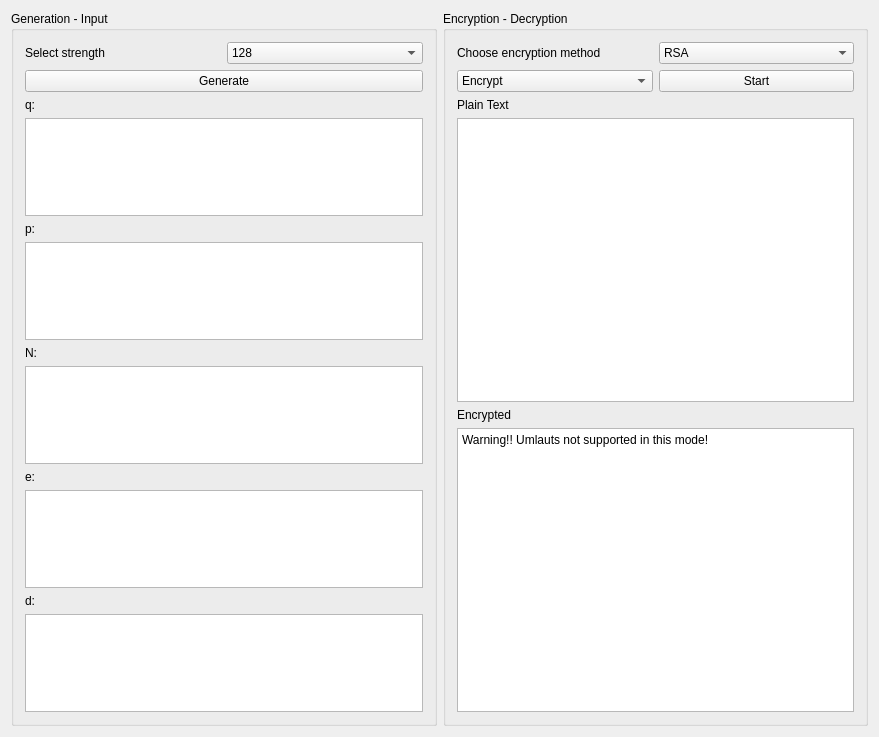
<?xml version="1.0" encoding="UTF-8"?>
<ui version="4.0">
 <class>MainWindow</class>
 <widget class="QMainWindow" name="MainWindow">
  <property name="geometry">
   <rect>
    <x>0</x>
    <y>0</y>
    <width>879</width>
    <height>737</height>
   </rect>
  </property>
  <property name="windowTitle">
   <string>MainWindow</string>
  </property>
  <widget class="QWidget" name="centralWidget">
   <layout class="QGridLayout" name="gridLayout_2">
    <item row="0" column="0">
     <widget class="QGroupBox" name="generation_groupBox">
      <property name="title">
       <string>Generation - Input</string>
      </property>
      <layout class="QGridLayout" name="gridLayout">
       <item row="0" column="0">
        <layout class="QVBoxLayout" name="verticalLayout_3">
         <item>
          <layout class="QHBoxLayout" name="selection_horizontalLayout">
           <item>
            <widget class="QLabel" name="selection_label">
             <property name="text">
              <string>Select strength</string>
             </property>
            </widget>
           </item>
           <item>
            <widget class="QComboBox" name="selection_comboBox">
             <item>
              <property name="text">
               <string>128</string>
              </property>
             </item>
             <item>
              <property name="text">
               <string>256</string>
              </property>
             </item>
             <item>
              <property name="text">
               <string>512</string>
              </property>
             </item>
             <item>
              <property name="text">
               <string>1024</string>
              </property>
             </item>
             <item>
              <property name="text">
               <string>2048</string>
              </property>
             </item>
             <item>
              <property name="text">
               <string>4096</string>
              </property>
             </item>
            </widget>
           </item>
          </layout>
         </item>
         <item>
          <widget class="QPushButton" name="generate_button">
           <property name="text">
            <string>Generate</string>
           </property>
          </widget>
         </item>
         <item>
          <layout class="QVBoxLayout" name="q_verticalLayout">
           <item>
            <widget class="QLabel" name="q_label">
             <property name="text">
              <string>q:</string>
             </property>
            </widget>
           </item>
           <item>
            <widget class="QPlainTextEdit" name="q_textedit"/>
           </item>
          </layout>
         </item>
         <item>
          <layout class="QVBoxLayout" name="p_verticalLayout">
           <item>
            <widget class="QLabel" name="p_label">
             <property name="text">
              <string>p:</string>
             </property>
            </widget>
           </item>
           <item>
            <widget class="QPlainTextEdit" name="p_textedit"/>
           </item>
          </layout>
         </item>
         <item>
          <layout class="QVBoxLayout" name="n_verticalLayout">
           <item>
            <widget class="QLabel" name="n_label">
             <property name="text">
              <string>N:</string>
             </property>
            </widget>
           </item>
           <item>
            <widget class="QPlainTextEdit" name="n_textedit"/>
           </item>
          </layout>
         </item>
         <item>
          <layout class="QVBoxLayout" name="e_verticalLayout">
           <item>
            <widget class="QLabel" name="e_label">
             <property name="text">
              <string>e:</string>
             </property>
            </widget>
           </item>
           <item>
            <widget class="QPlainTextEdit" name="e_textedit"/>
           </item>
          </layout>
         </item>
         <item>
          <layout class="QVBoxLayout" name="d_verticalLayout">
           <item>
            <widget class="QLabel" name="d_label">
             <property name="text">
              <string>d:</string>
             </property>
            </widget>
           </item>
           <item>
            <widget class="QPlainTextEdit" name="d_textedit"/>
           </item>
          </layout>
         </item>
        </layout>
       </item>
      </layout>
     </widget>
    </item>
    <item row="0" column="1">
     <widget class="QGroupBox" name="encDec_groupBox">
      <property name="title">
       <string>Encryption - Decryption</string>
      </property>
      <layout class="QGridLayout" name="gridLayout_3">
       <item row="0" column="0">
        <layout class="QVBoxLayout" name="encDecBox_verticalLayout">
         <item>
          <layout class="QHBoxLayout" name="method_horizontalLayout">
           <item>
            <widget class="QLabel" name="method_label">
             <property name="text">
              <string>Choose encryption method</string>
             </property>
            </widget>
           </item>
           <item>
            <widget class="QComboBox" name="method_comboBox">
             <item>
              <property name="text">
               <string>RSA</string>
              </property>
             </item>
             <item>
              <property name="text">
               <string>RSA (completely)</string>
              </property>
             </item>
             <item>
              <property name="text">
               <string>RSAES-OAEP</string>
              </property>
             </item>
            </widget>
           </item>
          </layout>
         </item>
         <item>
          <layout class="QHBoxLayout" name="selectEnc_horizontalLayout">
           <item>
            <widget class="QComboBox" name="selectEnc_comboBox">
             <item>
              <property name="text">
               <string>Encrypt</string>
              </property>
             </item>
             <item>
              <property name="text">
               <string>Decrypt</string>
              </property>
             </item>
            </widget>
           </item>
           <item>
            <widget class="QPushButton" name="start_button">
             <property name="text">
              <string>Start</string>
             </property>
            </widget>
           </item>
          </layout>
         </item>
         <item>
          <layout class="QVBoxLayout" name="input_verticalLayout">
           <item>
            <widget class="QLabel" name="input_label">
             <property name="text">
              <string>Plain Text</string>
             </property>
            </widget>
           </item>
           <item>
            <widget class="QPlainTextEdit" name="input_textedit"/>
           </item>
          </layout>
         </item>
         <item>
          <layout class="QVBoxLayout" name="output_verticalLayout">
           <item>
            <widget class="QLabel" name="output_label">
             <property name="text">
              <string>Encrypted</string>
             </property>
            </widget>
           </item>
           <item>
            <widget class="QPlainTextEdit" name="output_textedit">
             <property name="plainText">
              <string>Warning!! Umlauts not supported in this mode!</string>
             </property>
            </widget>
           </item>
          </layout>
         </item>
        </layout>
       </item>
      </layout>
     </widget>
    </item>
   </layout>
  </widget>
 </widget>
 <layoutdefault spacing="6" margin="11"/>
 <resources/>
 <connections/>
</ui>
